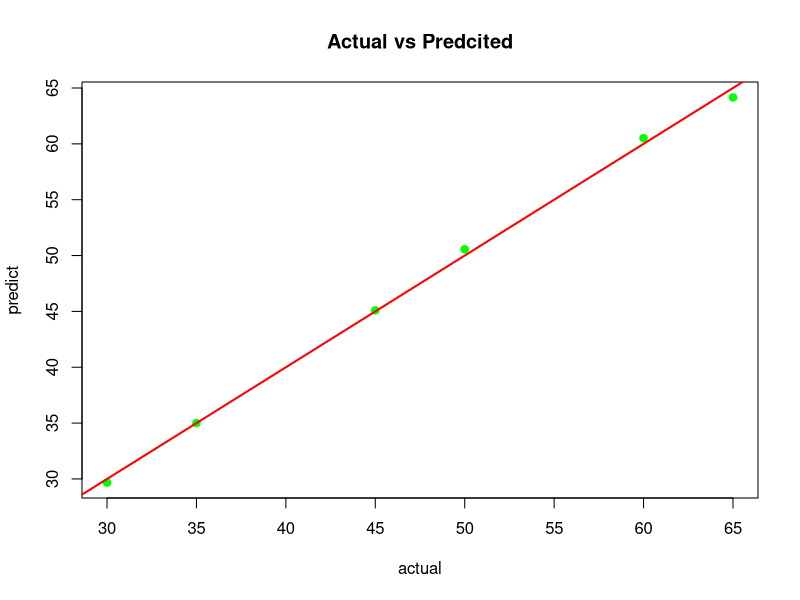

Generate this figure with R:
data <- data.frame(Area = c(1000, 1200, 1500, 1800, 2000, 2200),
  Bed = c(2, 2, 3, 3, 4, 4),
  Bath = c(1, 2, 2, 2, 3, 3),
  Price = c(30, 35, 45, 50, 60, 65))
print(data)
model1=lm(Price~Area,data=data)
summary(model1)
model2=lm(Price~Area+Bed+Bath,data=data)
summary(model1)
pred=predict(model2,data)
print(pred)
new=data.frame(Area=3500,Bed=5,Bath=4)
newpred=predict(model2,new)
print(newpred)
plot(data$Price,pred,main="Actual vs Predcited",xlab="actual",ylab="predict",pch=19,col="green")
abline(0,1,col="red",lwd=2)
